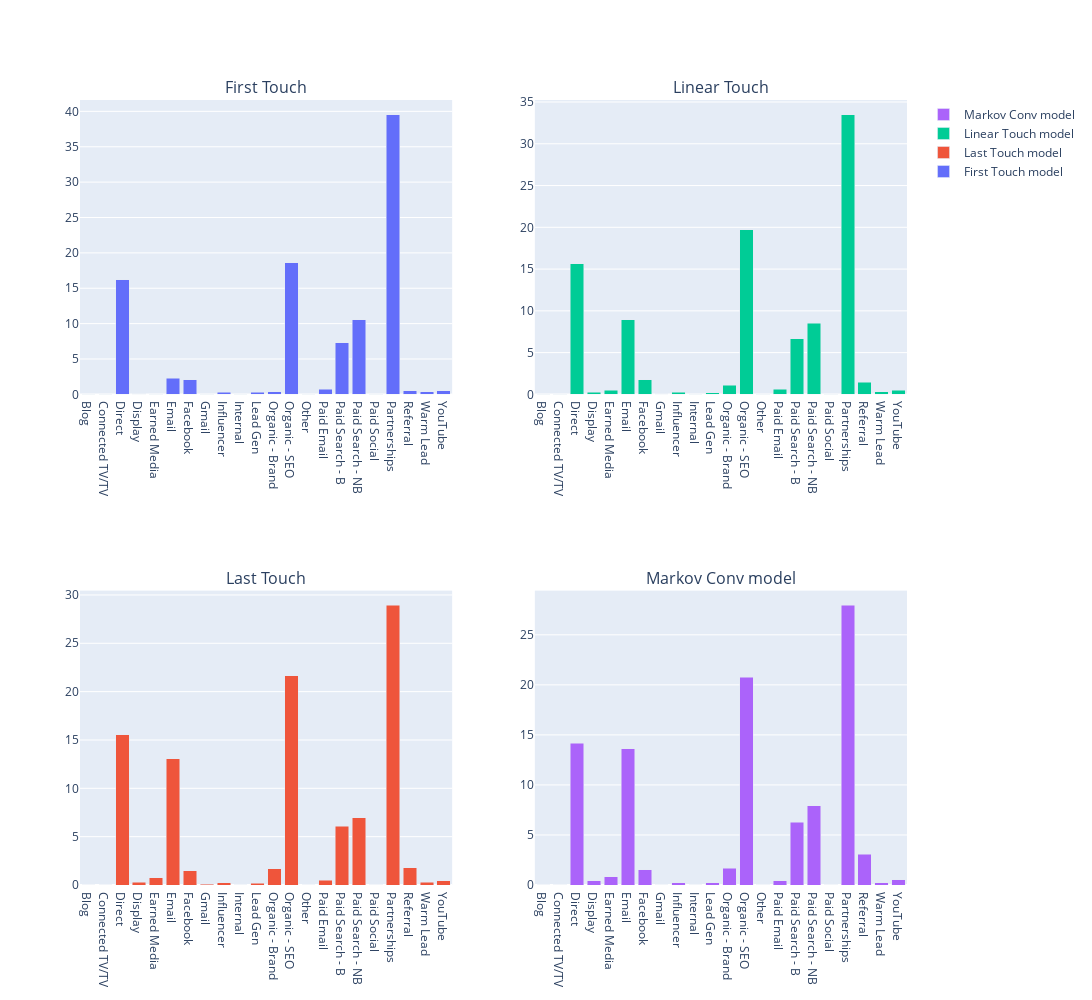

Notebook code cell kept with this figure:
### Markdown cell above
### 1. Email attribution is significantly reduced in first touch model upon improving the user channel paths
### 2. Organic - SEO/Direct is also deriving consistent attribution from all models
### 3. Top attributing channel from Markov models are: 

    a. Partnerships
    
    b. Organic - SEO
    
    c. Direct
    
    d. Email
    
    e. Paid Search - NB
    
    f. Paid Search B

### Code cell
from plotly.subplots import make_subplots
import plotly.graph_objs as go
from plotly import tools
R1 = R.sort_values(['first_touch'], ascending=False)
R2 = R.sort_values(['last_touch'], ascending=True)
fig = make_subplots(
    rows=2, cols=2,
    subplot_titles=("First Touch", "Linear Touch", "Last Touch", "Markov Conv model")
)
trace1 = go.Bar(x=R.channel_name, y=R.first_touch.values, name="First Touch model")
trace2 = go.Bar(x=R.channel_name, y=R.last_touch.values, name="Last Touch model")
trace3 = go.Bar(x=R.channel_name, y=R.linear_touch.values, name="Linear Touch model")
trace4 = go.Bar(x=R.channel_name, y=R.markov_model.values, name="Markov Conv model")

fig.append_trace(trace1, 1,1)
fig.append_trace(trace2, 2, 1)
fig.append_trace(trace3, 1, 2)
fig.append_trace(trace4, 2, 2)

fig['layout'].update(height=1000, width=1100)
fig.update_layout(barmode='stack')
fig.show()

### Figure 1 — Plotly figure (JSON) as saved in the notebook; plotly's stock layout.template omitted (floating-point values rounded to 4 significant figures)
{"data": [{"name": "First Touch model", "type": "bar", "x": ["Blog", "Connected TV/TV", "Direct", "Display", "Earned Media", "Email", "Facebook", "Gmail", "Influencer", "Internal", "Lead Gen", "Organic - Brand", "Organic - SEO", "Other", "Paid Email", "Paid Search - B", "Paid Search - NB", "Paid Social", "Partnerships", "Referral", "Warm Lead", "YouTube"], "xaxis": "x", "y": [0.01256, 0, 16.24, 0.07327, 0.04606, 2.309, 2.06, 0.05024, 0.2763, 0, 0.2805, 0.3894, 18.63, 0.01465, 0.7558, 7.313, 10.56, 0.01675, 39.53, 0.5192, 0.3894, 0.5401], "yaxis": "y"}, {"name": "Last Touch model", "type": "bar", "x": ["Blog", "Connected TV/TV", "Direct", "Display", "Earned Media", "Email", "Facebook", "Gmail", "Influencer", "Internal", "Lead Gen", "Organic - Brand", "Organic - SEO", "Other", "Paid Email", "Paid Search - B", "Paid Search - NB", "Paid Social", "Partnerships", "Referral", "Warm Lead", "YouTube"], "xaxis": "x3", "y": [0.05024, 0.004187, 15.52, 0.3036, 0.7704, 13.08, 1.493, 0.05862, 0.2261, 0.01047, 0.18, 1.702, 21.63, 0.01675, 0.4857, 6.09, 6.934, 0.01465, 28.93, 1.765, 0.3098, 0.4334], "yaxis": "y3"}, {"name": "Linear Touch model", "type": "bar", "x": ["Blog", "Connected TV/TV", "Direct", "Display", "Earned Media", "Email", "Facebook", "Gmail", "Influencer", "Internal", "Lead Gen", "Organic - Brand", "Organic - SEO", "Other", "Paid Email", "Paid Search - B", "Paid Search - NB", "Paid Social", "Partnerships", "Referral", "Warm Lead", "YouTube"], "xaxis": "x2", "y": [0.04067, 0.002338, 15.66, 0.2408, 0.4954, 8.953, 1.741, 0.05437, 0.2524, 0.003105, 0.2238, 1.065, 19.69, 0.01814, 0.5984, 6.649, 8.542, 0.01738, 33.48, 1.446, 0.3353, 0.4874], "yaxis": "y2"}, {"name": "Markov Conv model", "type": "bar", "x": ["Blog", "Connected TV/TV", "Direct", "Display", "Earned Media", "Email", "Facebook", "Gmail", "Influencer", "Internal", "Lead Gen", "Organic - Brand", "Organic - SEO", "Other", "Paid Email", "Paid Search - B", "Paid Search - NB", "Paid Social", "Partnerships", "Referral", "Warm Lead", "YouTube"], "xaxis": "x4", "y": [0.0445, 0.006356, 14.18, 0.4068, 0.8263, 13.62, 1.538, 0.0445, 0.2161, 0.006356, 0.2479, 1.672, 20.75, 0.0445, 0.4195, 6.255, 7.895, 0.01271, 27.94, 3.096, 0.2352, 0.5403], "yaxis": "y4"}], "layout": {"annotations": [{"font": {"size": 16}, "showarrow": false, "text": "First Touch", "x": 0.225, "xanchor": "center", "xref": "paper", "y": 1, "yanchor": "bottom", "yref": "paper"}, {"font": {"size": 16}, "showarrow": false, "text": "Linear Touch", "x": 0.775, "xanchor": "center", "xref": "paper", "y": 1, "yanchor": "bottom", "yref": "paper"}, {"font": {"size": 16}, "showarrow": false, "text": "Last Touch", "x": 0.225, "xanchor": "center", "xref": "paper", "y": 0.375, "yanchor": "bottom", "yref": "paper"}, {"font": {"size": 16}, "showarrow": false, "text": "Markov Conv model", "x": 0.775, "xanchor": "center", "xref": "paper", "y": 0.375, "yanchor": "bottom", "yref": "paper"}], "barmode": "stack", "height": 1000, "width": 1100, "xaxis": {"anchor": "y", "domain": [0, 0.45]}, "xaxis2": {"anchor": "y2", "domain": [0.55, 1]}, "xaxis3": {"anchor": "y3", "domain": [0, 0.45]}, "xaxis4": {"anchor": "y4", "domain": [0.55, 1]}, "yaxis": {"anchor": "x", "domain": [0.625, 1]}, "yaxis2": {"anchor": "x2", "domain": [0.625, 1]}, "yaxis3": {"anchor": "x3", "domain": [0, 0.375]}, "yaxis4": {"anchor": "x4", "domain": [0, 0.375]}}}
